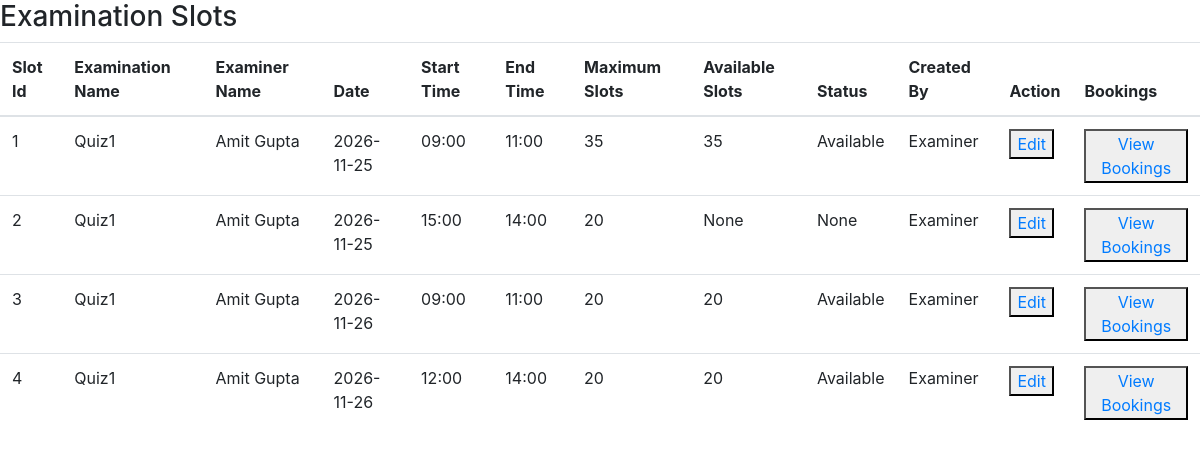
Page /view_slots/Q1S1 on the committed database.
### app.py (models this page shows)
class ExaminationSlot(db.Model):
    id = db.Column(db.Integer, primary_key=True,autoincrement=True)
    date = db.Column(db.Date)
    start_time = db.Column(db.String)
    end_time = db.Column(db.String)
    maximum_slots = db.Column(db.String)
    available_slots= db.Column(db.String)
    status = db.Column(db.String)
    created_by = db.Column(db.String,nullable=False)
    examination_id = db.Column(db.String,db.ForeignKey('examination.id'))
    examiner_id = db.Column(db.Integer,db.ForeignKey('examiner.id'))
    bookings = db.relationship('Booking', backref = 'examinationslot',lazy = True)

class Examination(db.Model):
    id = db.Column(db.String, primary_key=True)
    name = db.Column(db.String)
    type = db.Column(db.String)
    maximum_marks = db.Column(db.Integer)
    duration = db.Column(db.String)
    slot_open_date = db.Column(db.Date)
    slot_close_date = db.Column(db.Date)
    booking_open_date = db.Column(db.Date)
    booking_close_date = db.Column(db.Date)
    status = db.Column(db.String)
    course_id =db.Column(db.String,db.ForeignKey('course.course_id'))
    examiner_id =db.Column(db.String,db.ForeignKey('examiner.id'))
    examination_slot = db.relationship('ExaminationSlot', backref = 'examination',lazy = True)
    examination_rubrics = db.relationship('ExaminationRubrics', backref = 'examination',lazy = True)

class Examiner(db.Model):
    id = db.Column(db.Integer, primary_key=True)
    name = db.Column(db.String(60))
    username = db.Column(db.String(20))
    password = db.Column(db.String(50))
    department= db.Column(db.String)
    email_id = db.Column(db.String(100))
    contact_no = db.Column(db.String(10))
    status = db.Column(db.String, default= 'Pending')
    examination_slot = db.relationship('ExaminationSlot', backref = 'examiner',lazy = True)
    examination = db.relationship('Examination', backref = 'examiner',foreign_keys='Examination.examiner_id',lazy = True)

### app.py (the view)
@app.route('/view_slots/<id>')
def view_slots(id):
    examination = Examination.query.filter_by(id=id).first()
    slots = ExaminationSlot.query.filter_by(examination_id=id).all()
    return render_template('slots.html',examination=examination,slots=slots)

### templates/slots.html (shortened to what this page needs)
<!DOCTYPE html>
<html lang="en">
<head>
    <link rel="stylesheet" href="https://cdn.jsdelivr.net/npm/bootstrap@4.1.3/dist/css/bootstrap.min.css">
</head>
<body>
  <h3>Examination Slots</h3>
  <table class="table">
  <thead>
    <tr>
      <th scope="col">Slot Id</th>
      <th scope="col">Examination Name</th>
      <th scope="col">Examiner Name</th>
      <th scope="col">Date</th>
      <th scope="col">Start Time</th>
      <th scope="col">End Time</th>
      <th scope="col">Maximum Slots</th>
      <th scope="col">Available Slots</th>
      <th scope="col">Status</th>
      <th scope="col">Created By</th>
      <th scope="col">Action</th>
      <th scope="col">Bookings</th>
    </tr>
  </thead>
    <tbody>
        {% for slot in slots %}
        <tr>
            <td>{{slot.id}}</td>
            <td>{{slot.examination.name}}</td>
            <td>{{slot.examiner.name}}</td>
            <td>{{slot.date}}</td>
            <td>{{slot.start_time}}</td>
            <td>{{slot.end_time}}</td>
            <td>{{slot.maximum_slots}}</td>
            <td>{{slot.available_slots}}</td>
            <td>{{slot.status}}</td>
            <td>{{ slot.created_by }}</td>
            {% if slot.examination.status == 'slot creation' %}
            <td><button><a href = "/edit_slot/{{slot.id}}">Edit</a></button>
                {% else %}
                <td>"Slot Creation Closed"</td>
                {% endif %}
            <td><button><a href = "/view_bookings/{{slot.id}}">View Bookings</a></button></td>
        </tr>
        {% endfor %}
    </tbody>
</table>
</body>
</html>

### rows in the picture
ExaminationSlot: id "1", examination.name "Quiz1", examiner.name "Amit Gupta", date "2026-11-25", start_time "09:00", end_time "11:00", maximum_slots "35", available_slots "35", status "Available", created_by "Examiner"
ExaminationSlot: id "2", examination.name "Quiz1", examiner.name "Amit Gupta", date "2026-11-25", start_time "15:00", end_time "14:00", maximum_slots "20", available_slots "None", status "None", created_by "Examiner"
ExaminationSlot: id "3", examination.name "Quiz1", examiner.name "Amit Gupta", date "2026-11-26", start_time "09:00", end_time "11:00", maximum_slots "20", available_slots "20", status "Available", created_by "Examiner"
ExaminationSlot: id "4", examination.name "Quiz1", examiner.name "Amit Gupta", date "2026-11-26", start_time "12:00", end_time "14:00", maximum_slots "20", available_slots "20", status "Available", created_by "Examiner"
